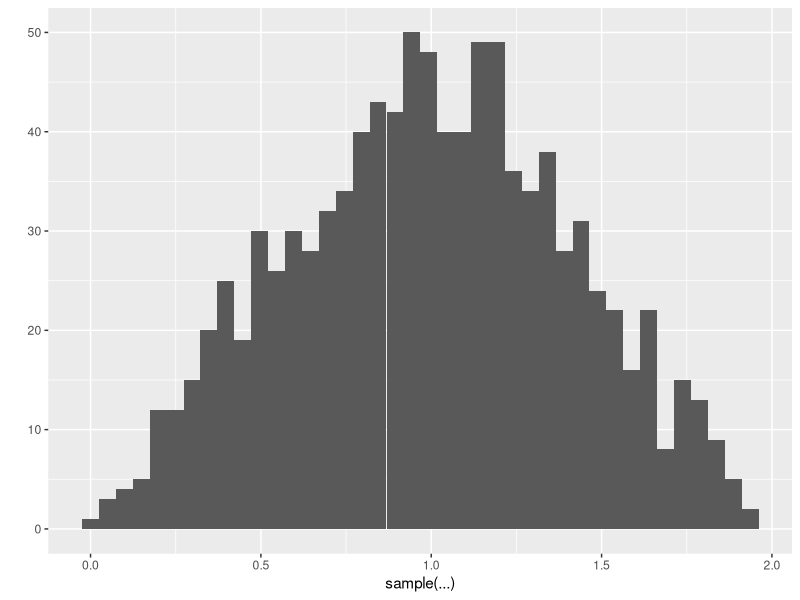
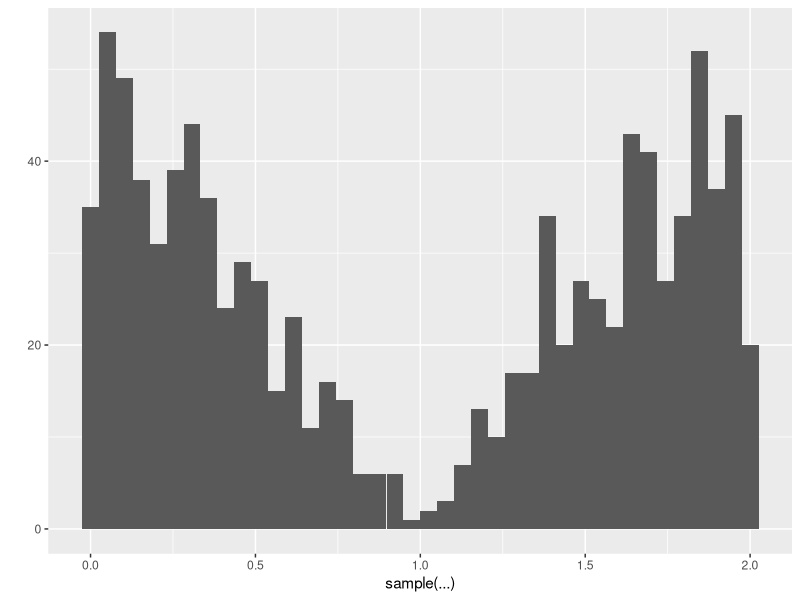
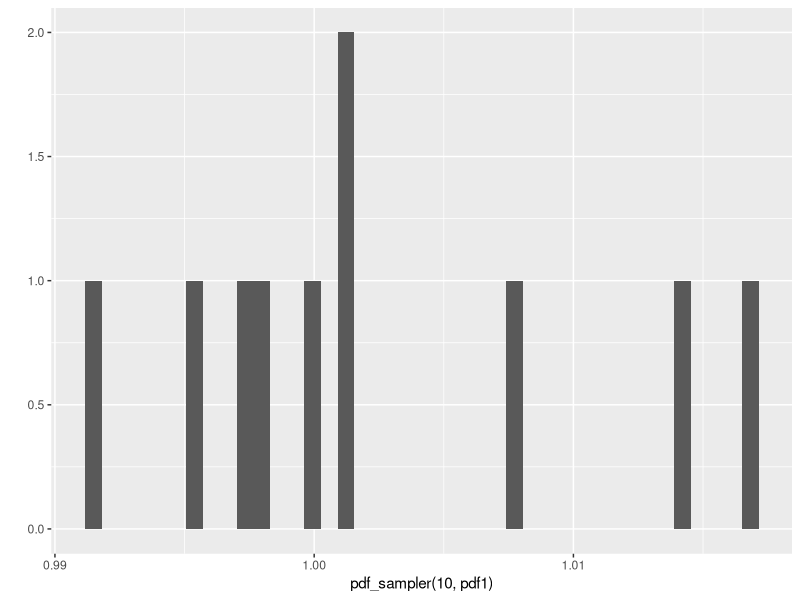
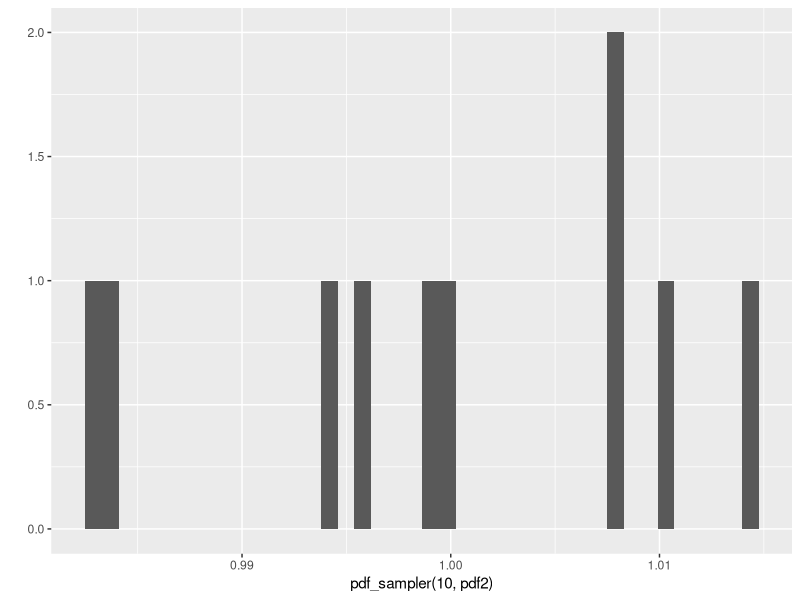
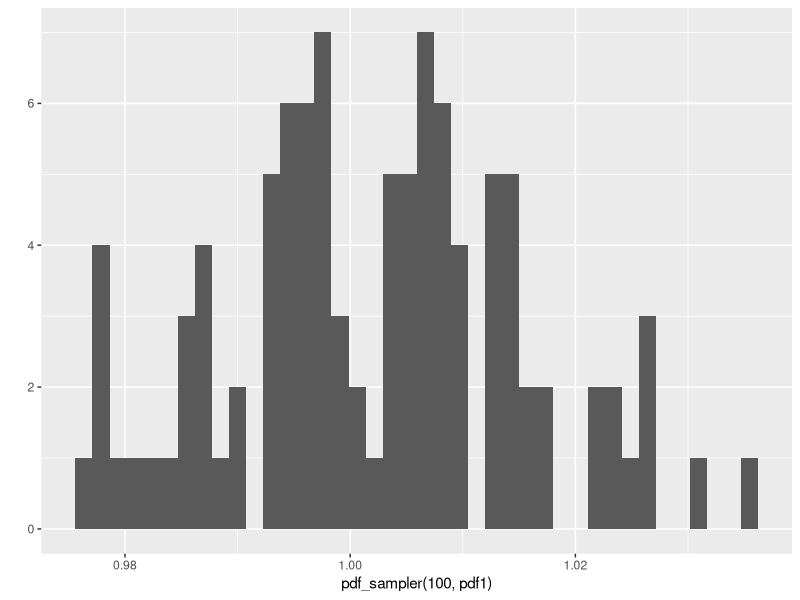
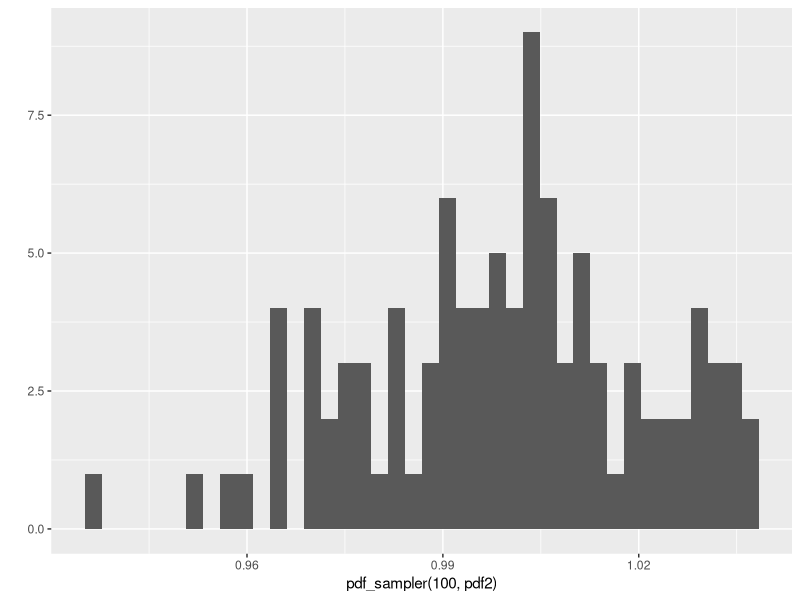
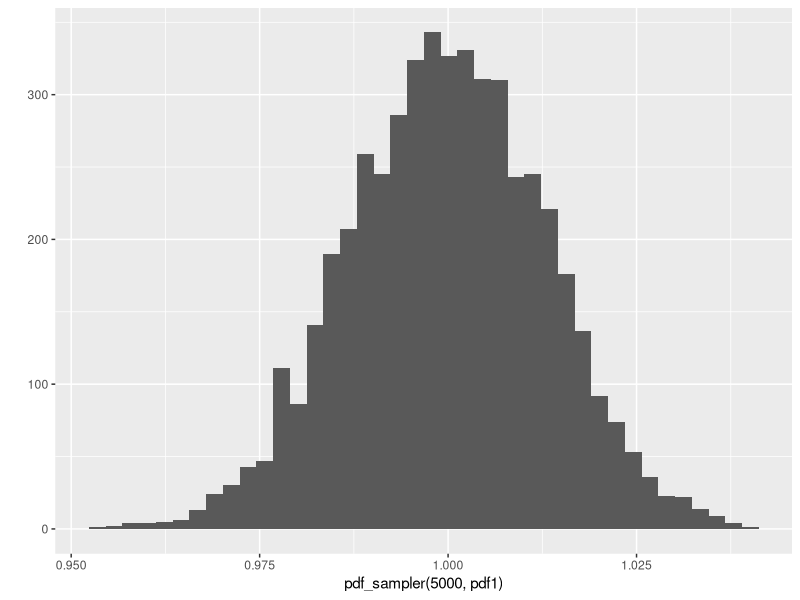
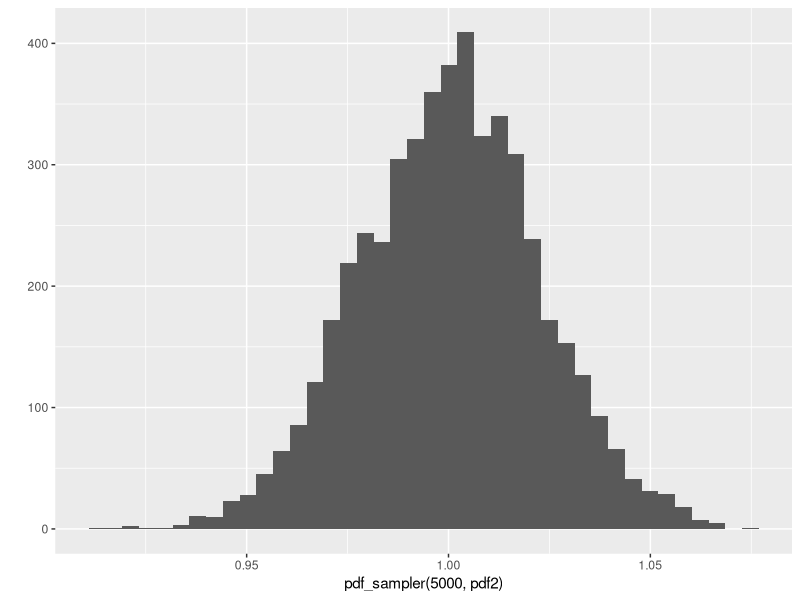

The R script that drew these images, in order:
## ---- chunk 1
library(ggplot2)
## ---- chunk 2
pdf1 <- function(x) {
  
  return <- NULL
  if ( x >=0 && x <=1  )  {
    return(x)
  }
  
  if ( x > 1 && x<=2) {
    return (2-x)
  }
  
  return (NaN)

}
## ---- chunk 3

pdf2 <- function(x) {
  
  
  return <- NULL
  if ( x >=0 && x <=1  )  {
    return(1-x)
  }
  
  if ( x > 1 && x<=2) {
    return (x-1)
  }
  
  return (NaN)

}
## ---- chunk 4
sequence <- seq(from=0, to=2, length.out=1000) 
qplot( sample(sequence, 1000, replace=TRUE, prob= sapply(sequence, pdf1)), bins = 40  )
## ---- chunk 5
sequence <- seq(from=0, to=2, length.out=1000) 
qplot( sample(sequence, 1000, replace=TRUE, prob= sapply(sequence, pdf2)), bins = 40  )
## ---- chunk 6


pdf_sampler <- function(n, pdf) {
  
  sequence <- seq(from=0, to=2, length.out=1000) 
  means <- vector()
  
  for ( i in 1: n) {
    means <- c(mean( sample(sequence, 1000, replace=TRUE, prob= sapply(sequence, pdf)) )  , means)
  }
  
  means
  
}

## ---- chunk 7
qplot(pdf_sampler(10, pdf1), bins = 40  )

qplot(pdf_sampler(10, pdf2), bins = 40  )
## ---- chunk 8
qplot(pdf_sampler(100, pdf1), bins = 40  )

qplot(pdf_sampler(100, pdf2), bins = 40  )
## ---- chunk 9
qplot(pdf_sampler(5000, pdf1), bins = 40  )

qplot(pdf_sampler(5000, pdf2), bins = 40  )
